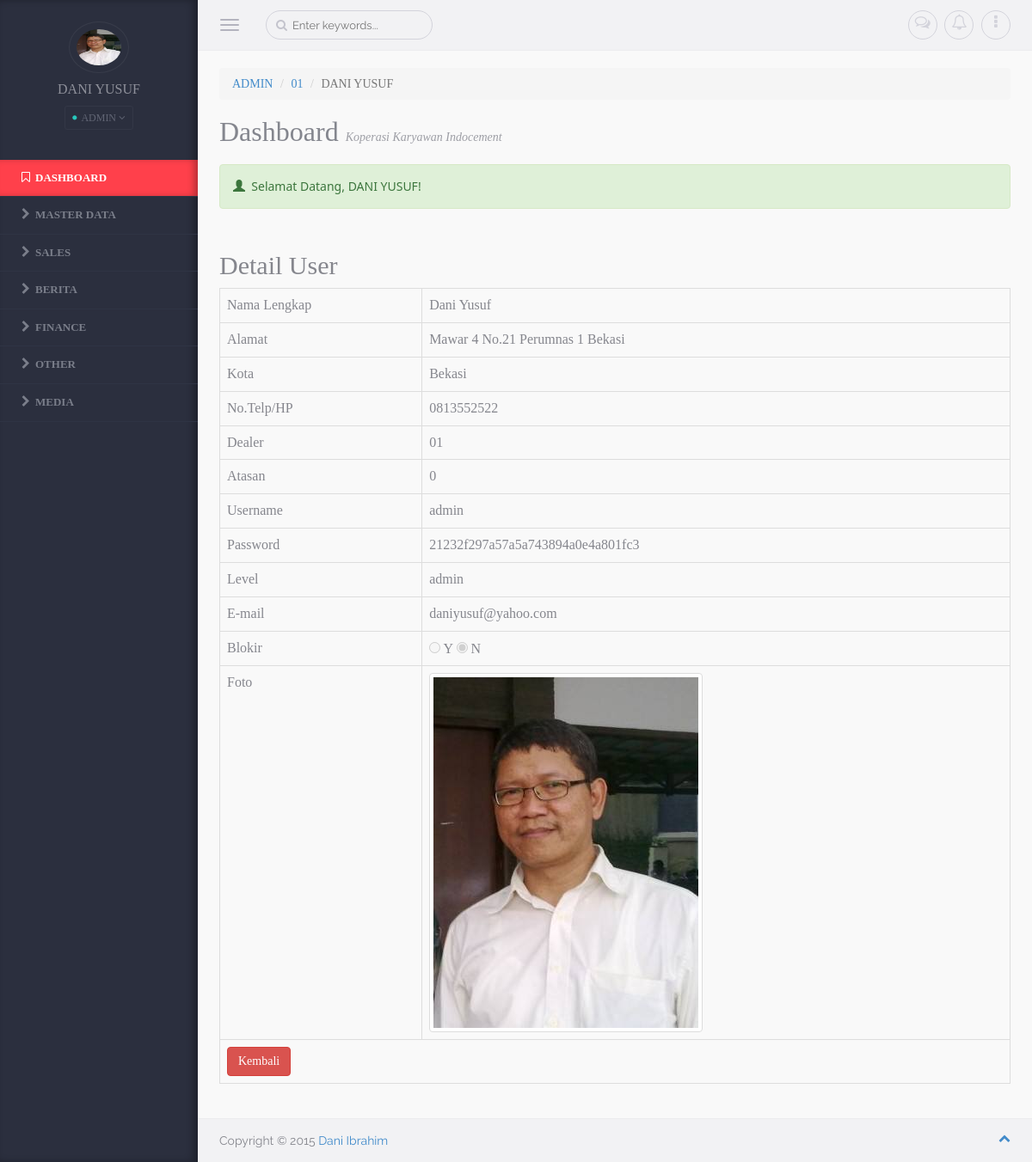
The app's page /media.php?module=users&act=detailuser&id=193 (signed in) with its own data.
### tables this page shows
CREATE TABLE IF NOT EXISTS `mainmenu` (
  `id_main` int(5) NOT NULL AUTO_INCREMENT,
  `nama_menu` varchar(50) DEFAULT NULL,
  `link` varchar(100) DEFAULT NULL,
  `aktif` enum('Y','N') NOT NULL DEFAULT 'Y',
  `urutan` int(2) NOT NULL,
  `level` varchar(20) NOT NULL,
  PRIMARY KEY (`id_main`)
);

CREATE TABLE IF NOT EXISTS `users` (
  `id_user` int(6) NOT NULL AUTO_INCREMENT,
  `nama` varchar(45) DEFAULT NULL,
  `alamat` text,
  `kota` varchar(45) DEFAULT NULL,
  `telp` varchar(45) DEFAULT NULL,
  `id_cabang` varchar(6) DEFAULT NULL,
  `id_atasan` varchar(6) DEFAULT NULL,
  `username` varchar(45) DEFAULT NULL,
  `password` varchar(45) DEFAULT NULL,
  `level` varchar(45) DEFAULT NULL,
  `email` varchar(75) DEFAULT NULL,
  `blokir` varchar(1) DEFAULT NULL,
  `id_session` varchar(45) DEFAULT NULL,
  `foto` varchar(100) DEFAULT NULL,
  PRIMARY KEY (`id_user`)
);

### media.php (the view, shortened to what this page needs)
<?php
	if (empty($_SESSION['username']) AND empty($_SESSION['passuser'])){
	header ("location:index.php");
}
else{
?>
<html lang="en">
<head>
  <link rel="stylesheet" href="assets/css/bootstrap/bootstrap.css" />
    <link rel="stylesheet" href="assets/css/plugins/calendar/calendar.css" />
    <link rel="stylesheet" href="assets/css/app/app.v1.css" />
</head>
<body>
	<aside class="left-panel">
            <div class="user text-center">
              <img alt="" src="foto/<?php echo "$_SESSION[foto]"; ?>" class="img-circle" height="60"/>
              <h4 class="user-name"><?php echo strtoupper("$_SESSION[namalengkap]"); ?></h4>
                  <div class="dropdown user-login">
                  <button class="btn btn-xs dropdown-toggle btn-rounded" type="button" data-toggle="dropdown" aria-expanded="true">
                    <i class="fa fa-circle status-icon available"></i>&nbsp;<?php echo strtoupper("$_SESSION[leveluser]"); ?>&nbsp;<i class="fa fa-angle-down"></i>
                  </button>
                  </div>
            </div>
            <nav class="navigation">
            	<ul class="list-unstyled">
                	<li class="active"><a href="media.php?module=home"><i class="fa fa-bookmark-o"></i><span class="nav-label">Dashboard</span></a>
                  </li>
                      <?php
                      $sql=mysql_query("SELECT * FROM mainmenu ORDER BY urutan");
                      while ($m=mysql_fetch_array($sql)){
                        echo "<li class=\"has-submenu\"><a href='$m[link]'><i class='fa fa-chevron-right'></i><span class='nav-label'>$m[nama_menu]</span></a>";
                      }
                      echo "</li>";
                      ?>
              </ul>
            </nav>
    </aside>
    <section class="content">
        <header class="top-head container-fluid">
            <button type="button" class="navbar-toggle pull-left">
                <span class="icon-bar"></span>
                <span class="icon-bar"></span>
                <span class="icon-bar"></span>
            </button>
            <form role="search" class="navbar-left app-search pull-left hidden-xs">
              <input type="text" placeholder="Enter keywords..." class="form-control form-control-circle">
          	</form>
            <ul class="nav-toolbar">
            	<li class="dropdown"><a href="#" data-toggle="dropdown"><i class="fa fa-comments-o"></i><span class="badge bg-warning"></span></a>
                </li>
                <li class="dropdown"><a href="#" data-toggle="dropdown"><i class="fa fa-bell-o"></i><span class="badge"></span></a>
                </li>
                <li class="dropdown"><a href="#" data-toggle="dropdown"><i class="fa fa-ellipsis-v"></i></a>
                </li>
            </ul>
        </header>
        <div class="warper container-fluid">
            <ol class="breadcrumb">
              <li><a href="#"><?php echo strtoupper("$_SESSION[leveluser]"); ?></a></li>
              <li><a href="#"><?php echo "$_SESSION[id_cabang]"; ?></a></li>
              <li class="active"><?php echo strtoupper("$_SESSION[namalengkap]"); ?></a></li>
            </ol>
            <div class="page-header">
              <h1>Dashboard <i><small>Koperasi Karyawan Indocement</small></i></h1>
              <div class="alert alert-success" role="alert" style="font-family:Segoe UI;">
                <span class="glyphicon glyphicon-user" aria-hidden="true"></span>&nbsp;
                Selamat Datang, <?php echo strtoupper("$_SESSION[namalengkap]"); ?>!
              </div>
            </div>
            <div class="row">
              <?php include "content.php"; ?>
            </div>
        </div>
        <footer class="container-fluid footer">
        	Copyright &copy; 2015 <a href="#" target="_blank">Dani Ibrahim</a>
            <a href="#" class="pull-right scrollToTop"><i class="fa fa-chevron-up"></i></a>
        </footer>
    </section>
</body>
<?php
}
?>

### modul/mod_users/users.php (shortened to what this page needs)
<?php
if (empty($_SESSION['username']) AND empty($_SESSION['passuser'])){
  echo "<link href='style.css' rel='stylesheet' type='text/css'>
        <center>Untuk mengakses modul, Anda harus login <br>";
  echo "<a href=../../index.php><b>LOGIN</b></a></center>";
}
else{
switch($_GET['act']){
  case "detailuser":
    $edit=mysql_query("SELECT * FROM users WHERE id_user='$_GET[id]'");
    $r=mysql_fetch_array($edit);
    if ($_SESSION['leveluser']=='admin'){
    echo "
      <div class=\"col-md-12\">
        <h2>Detail User</h2>
        <input type=hidden name=id value='$r[id_user]'>
          <table id='example1' class='table table-bordered table-hover'>
            <tr><td>Nama Lengkap</td><td>$r[nama]</td></tr>
            <tr><td>Alamat</td><td>$r[alamat]</td></tr>
            <tr><td>Kota</td><td>$r[kota]</td></tr>
            <tr><td>No.Telp/HP</td><td>$r[telp]</td></tr>
            <tr><td>Dealer</td><td>$r[id_cabang]</td></tr>
            <tr><td>Atasan</td><td>$r[id_atasan]</td></tr>
            <tr><td>Username</td><td>$r[username]</td></tr>
            <tr><td>Password</td><td>$r[password]</td></tr>
            <tr><td>Level</td><td>$r[level]</td></tr>
            <tr><td>E-mail</td><td>$r[email]</td></tr>";
            if ($r['blokir']=='N'){
              echo "<tr><td>Blokir</td><td><input type=radio name='blokir' value='Y' disabled> Y
                                           <input type=radio name='blokir' value='N' checked disabled> N </td></tr>";
            }
            else{
              echo "<tr><td>Blokir</td><td><input type=radio name='blokir' value='Y' checked disabled> Y
                                            <input type=radio name='blokir' value='N' disabled> N </td></tr>";
            }
            echo "
            <tr><td>Foto</td><td><img src='foto/$r[foto]' class=\"img-thumbnail\"></td></tr>
            <tr>
                <td colspan=2>
                <input class=\"btn btn-danger\" type=button value=Kembali onclick=self.history.back()>
              </td></tr>
          </table>
      </div>";
    }
  break;
  }
}
?>

### assets/css/app/app.v1.css (style rules this page uses)
body { background-color:#f9f9f9; color:#85868d; font-family: 'Raleway', sans-serif; position:relative; }
body, html { overflow-x:hidden; }
aside.left-panel { background-color:#2b2f3e; width:230px; position:fixed; padding:25px 0px; box-shadow:inset -5px 0px 8px rgba(0,0,0,0.3); height:100%; top:0px; left:0px; }
.user { margin-bottom:35px; }
.user h4.user-name { color:#8e909a; font-size:16px; }
.user img { border:1px solid #383c4a; padding:8px; width:70px; }
.user .user-login { display:inline-block; }
.user .user-login .btn { border:1px solid #343847; background-color:transparent; color:#616574; padding:4px 8px; }
.navigation { margin:20px 0px; }
.navigation > ul > li { position:relative; }
.navigation > ul > li.has-submenu:after { content:"\f105"; font-family: 'FontAwesome'; display:inline-block; position:absolute; color:#7a7e8a; right:15px; transition: all 0.4s; -moz-transition: all 0.4s; -webkit-transition: all 0.4s; -o-transition: all 0.4s; top:10px; visibility:hidden; }
.navigation > ul > li > a { display:block; padding:12px 25px; color:#7a7e8a; text-transform:uppercase; font-size:13px; text-decoration:none; font-weight:800; border-bottom:1px solid #2f3444; transition: all 0.4s; -moz-transition: all 0.4s; -webkit-transition: all 0.4s; -o-transition: all 0.4s; }
.navigation > ul > li:hover > a, .navigation > ul > li.active:hover > a, .navigation > ul > li.active > a { color:#fff; background-color: #ff404b; -webkit-box-shadow: inset -6px 0 8px -2px rgba(0,0,0,0.3); box-shadow: inset -6px 0 8px -2px rgba(0,0,0,0.3); }
.navigation ul li a i { margin-right:6px; font-size:14px; }
header { background-color:#f2f2f4; border-bottom:1px solid #ececee; padding-top:4px; padding-bottom:4px; }
.navbar-toggle { margin:8px 20px 8px 0px; display:block; padding-left:0px; }
.navbar-toggle .icon-bar { background-color:#b3b3be; }
.app-search { position:relative; margin-top:8px; margin-bottom:8px; margin-right:15px; }
.app-search .form-control, .app-search .form-control:focus { border:1px solid #d3d3db; font-size:13px; color:#c4c4cd; padding-left:30px; background:none; box-shadow:none; }
.app-search:before { content:"\f002"; position:absolute; left:12px; font-family: FontAwesome; cursor:pointer; top:7px; color:#c4c4cd; display:inline-block; }
.nav-toolbar { margin:8px 0px; float:right; }
.nav-toolbar > li { padding:0px; display:inline-block; margin-left:5px; position:relative; list-style:none; }
.nav-toolbar > li > a { color:#d3d3db; font-size:18px; border:1px solid #d3d3db; border-radius:50px; height:34px; width:34px; text-align:center; display:block; padding:4px; }
.content { margin-left:230px; }
.content > .container-fluid { padding-left:25px; padding-right:25px; }
.warper { padding-top:20px; padding-bottom:20px; min-height:550px; }
.page-header { margin:0px; border:0px; }
.page-header h1 { color:#84868e; font-weight:300; font-size:32px; margin-top:15px; margin-bottom:20px; }
.page-header * { font-weight:300; }
.page-header * small { font-size:14px; color:#9D9EA5; }
.footer { background-color: #f2f2f4; border-top: 1px solid #ececee; padding-bottom: 15px; padding-top: 15px; }
.btn-circle, .form-control-circle, .btn-group .btn-circle:first-child:not(:last-child):not(.dropdown-toggle) { border-radius:50px; }

### media.php (style rules this page uses)
h1 { font-family: Segoe UI Light; }
h2 { font-family: Segoe UI Light; }
h4 { font-family: Segoe UI Light; }
.btn { font-family: Segoe UI Light; }
.table { font-family: Calibri Light; }
li { font-family: Segoe UI Light; }

### records on screen
mainmenu: nama_menu "MASTER DATA"
mainmenu: nama_menu "SALES"
mainmenu: nama_menu "BERITA"
mainmenu: nama_menu "FINANCE"
mainmenu: nama_menu "OTHER"
mainmenu: nama_menu "MEDIA"
users: nama "Dani Yusuf", alamat "Mawar 4 No.21 Perumnas 1 Bekasi", kota "Bekasi", telp "0813552522", id_cabang "01", id_atasan "0", username "admin", password "21232f297a57a5a743894a0e4a801fc3", level "admin", email "daniyusuf@yahoo.com", foto (picture)

### other values on screen
$_SESSION[id_cabang] "01"
